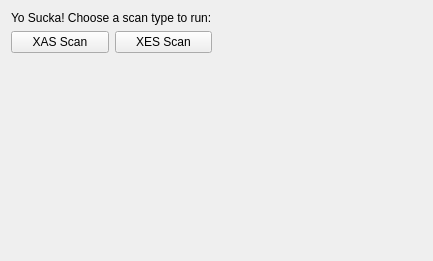
<?xml version="1.0" encoding="UTF-8"?>
<ui version="4.0">
 <class>AMScanConfigurationView</class>
 <widget class="QWidget" name="AMScanConfigurationView">
  <property name="geometry">
   <rect>
    <x>0</x>
    <y>0</y>
    <width>433</width>
    <height>261</height>
   </rect>
  </property>
  <property name="windowTitle">
   <string>Form</string>
  </property>
  <layout class="QGridLayout" name="gridLayout_3">
   <item row="0" column="0">
    <layout class="QGridLayout" name="gridLayout_2">
     <item row="0" column="0">
      <layout class="QGridLayout" name="gridLayout">
       <item row="0" column="0" colspan="2">
        <widget class="QLabel" name="scansLabel">
         <property name="text">
          <string>Yo Sucka! Choose a scan type to run:</string>
         </property>
        </widget>
       </item>
       <item row="1" column="0">
        <widget class="QPushButton" name="xasButton">
         <property name="text">
          <string>XAS Scan</string>
         </property>
        </widget>
       </item>
       <item row="1" column="1">
        <widget class="QPushButton" name="xesButton">
         <property name="text">
          <string>XES Scan</string>
         </property>
        </widget>
       </item>
      </layout>
     </item>
     <item row="0" column="1">
      <spacer name="horizontalSpacer">
       <property name="orientation">
        <enum>Qt::Horizontal</enum>
       </property>
       <property name="sizeHint" stdset="0">
        <size>
         <width>40</width>
         <height>20</height>
        </size>
       </property>
      </spacer>
     </item>
     <item row="1" column="0">
      <spacer name="verticalSpacer">
       <property name="orientation">
        <enum>Qt::Vertical</enum>
       </property>
       <property name="sizeHint" stdset="0">
        <size>
         <width>20</width>
         <height>40</height>
        </size>
       </property>
      </spacer>
     </item>
    </layout>
   </item>
  </layout>
 </widget>
 <resources/>
 <connections/>
</ui>
